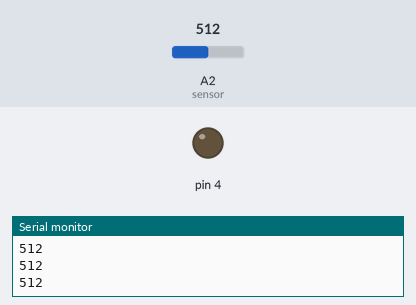
Recording of a sketch running on a simulated Arduino Uno, built with avr-gcc and run on an emulated ATmega328P. Shown: output pins drawn as LEDs (lit = HIGH), the last lines printed to the serial monitor. The test bench sets the inputs (shaded band); at power-on: A2 (sensor) = 512.

Above: at 1.2 s.
1.3 s: A2 (sensor) set to 216
2.8 s: A2 (sensor) set to 190
At 4.0 s:
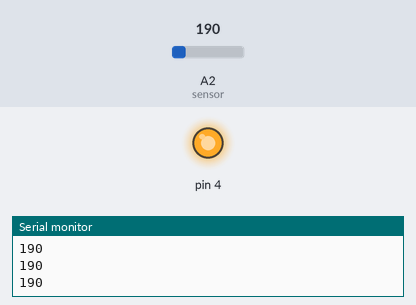
4.3 s: A2 (sensor) set to 210
At 5.3 s:
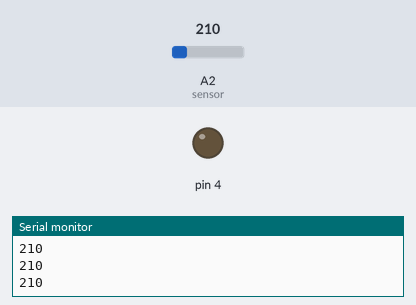
5.8 s: A2 (sensor) set to 122
At 6.7 s:
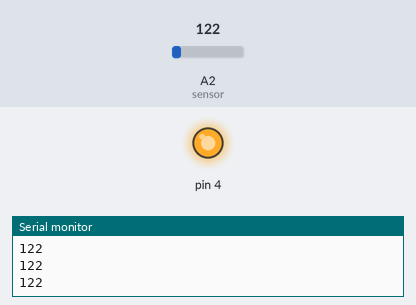
Timing chart, 0 to 8.3 s (numbered marks = the images above; inputs shaded):
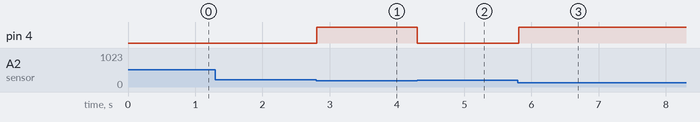

The sketch:

code_file.ino
```cpp
int sensor=A2;
int threshold=200;
int led=4;

void setup()
{
  pinMode(4, OUTPUT);
  Serial.begin(9600);
  pinMode(A2, INPUT);
}
void loop()
{
 int value=analogRead(sensor);
  Serial.println(value);
  if(value<=threshold)
  {
    digitalWrite(4,HIGH);
    Serial.println(value);
    }
  else
  {
  digitalWrite(4,LOW);
  Serial.println(value);
  }
}
```

Measured:
- the behaviour switches between 201 and 200 on A2 (sensor) (found by bisection; images 0 and 1)
- after the input at 2.8 s, pin 4: LOW → HIGH at once
- after the input at 4.3 s, pin 4: HIGH → LOW at once
- after the input at 5.8 s, pin 4: LOW → HIGH at once
